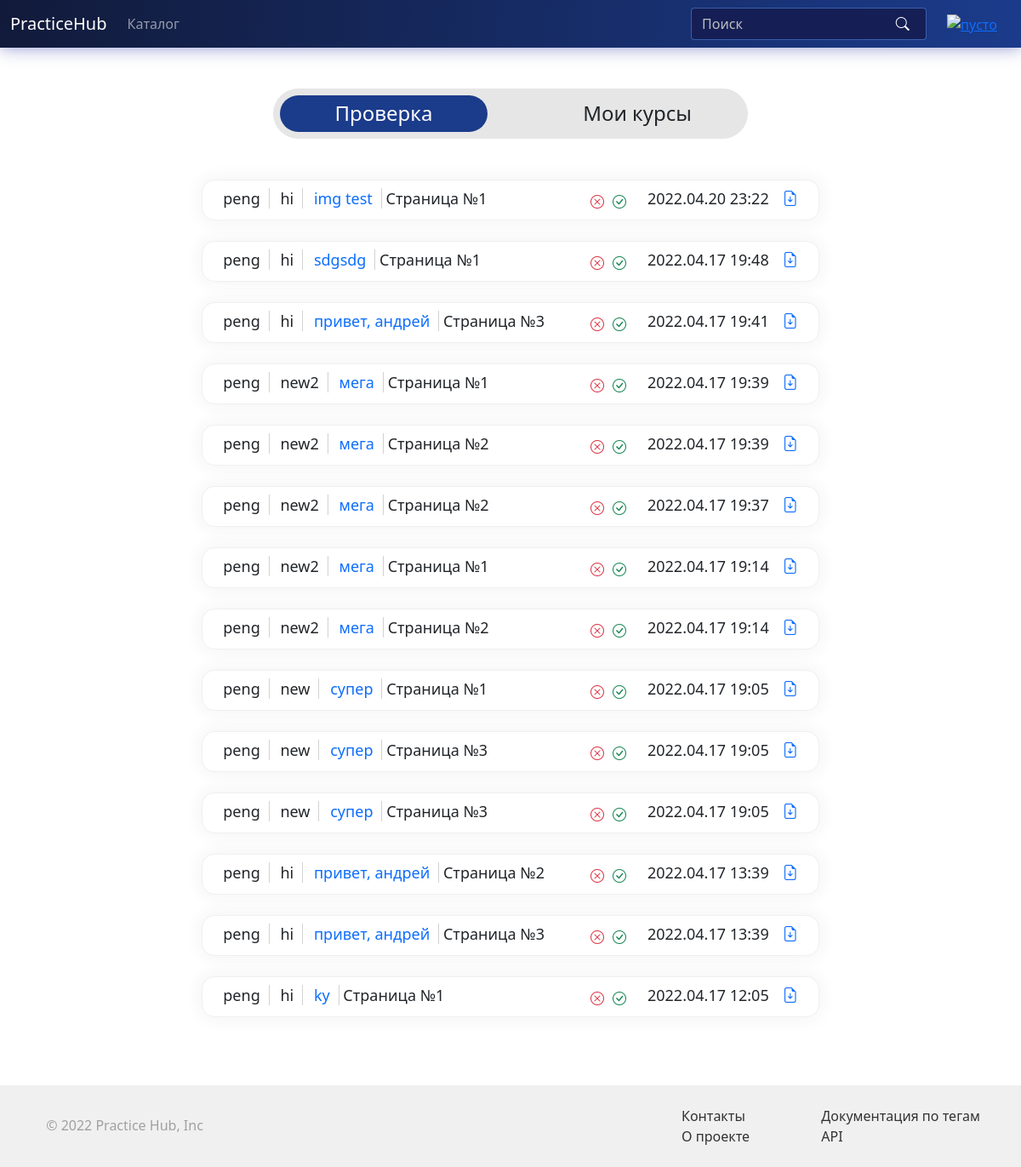
Before: /teaching (signed in) with the older database file.
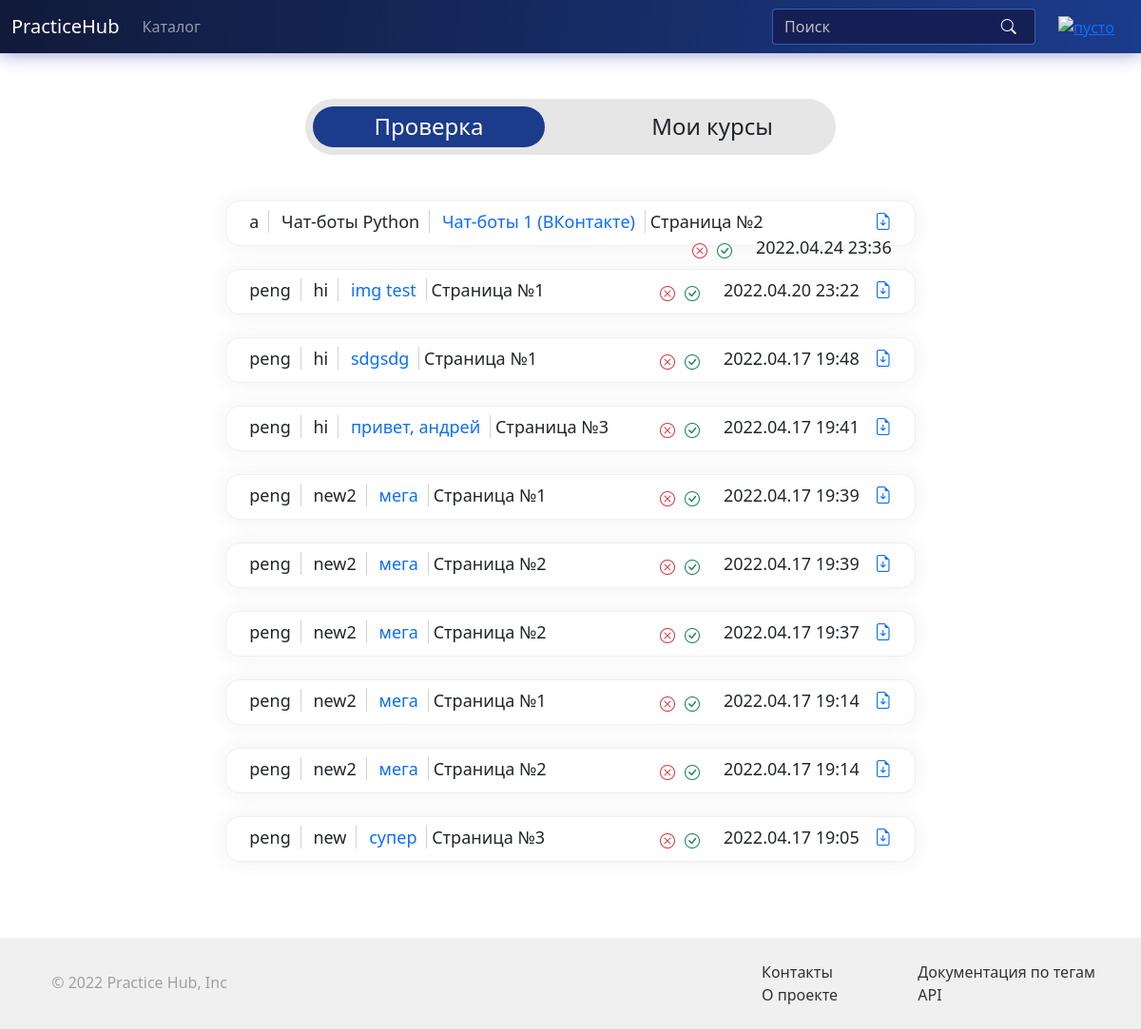
After: the same page with the newer database file.
### models.py (models this page shows, shortened)
class TaskCheck(db.Model):
    id = db.Column(db.Integer, primary_key=True)
    page_id = db.Column(db.Integer, db.ForeignKey("page.id"))
    page_index = db.Column(db.Integer)
    user_id = db.Column(db.Integer, db.ForeignKey("user.id"))
    file = db.Column(db.String(64))
    date = db.Column(db.DateTime, nullable=False, default=datetime.datetime.now())
    status = db.Column(db.Integer)

class User(UserMixin, db.Model):
    id = db.Column(db.Integer, primary_key=True)
    username = db.Column(db.String(64), index=True, unique=True)
    email = db.Column(db.String(120), index=True, unique=True)
    password_hash = db.Column(db.String(128))
    created_courses = db.relationship('Course', backref='author', lazy='dynamic')
    created_posts = db.relationship('Post', backref='author', lazy='dynamic')
    img_path = db.Column(db.String(64))
    img_uuid = db.Column(db.String(64), index=True)
    task_check = db.relationship("TaskCheck", backref="user")

class Course(db.Model):
    id = db.Column(db.Integer, primary_key=True)
    name = db.Column(db.String(64), index=True, unique=True)
    author_id = db.Column(db.Integer, db.ForeignKey('user.id'))
    lessons = db.relationship('Lesson', backref='course', lazy='select',
                              cascade="all, delete-orphan")
    desc = db.Column(db.Text, nullable=False)
    short_desc = db.Column(db.Text, nullable=False)
    img_path = db.Column(db.String(64))
    img_uuid = db.Column(db.String(64), index=True)
    is_published = db.Column(db.Boolean, default=False)
    users = db.relationship('User', secondary=MyCourses.__table__, backref='course')
    likes = column_property(select(func.count(MyCourses.liked)).where(MyCourses.course_id == id).scalar_subquery())

class Lesson(db.Model):
    id = db.Column(db.Integer, primary_key=True)
    name = db.Column(db.String(64))
    course_id = db.Column(db.Integer, db.ForeignKey('course.id'))
    pages = db.relationship('Page', backref='lesson', lazy='select', cascade="all, delete-orphan")
    files = db.relationship('LessonFile', backref='lesson', lazy='dynamic',
                            cascade="all, delete-orphan")

### routes.py (the view, shortened to what this page needs)
@app.route('/teaching', methods=['GET', 'POST'])
@login_required
def teaching():
    courses = Course.query.filter_by(author_id=current_user.id).all()
    checks = []
    task_checks = TaskCheck.query.filter(TaskCheck.status.is_(None)).order_by(TaskCheck.date.desc()).all()
    for task in task_checks:
        if task.page.lesson.course.author_id == current_user.id:
            checks.append(task)
    return render_template('teaching.html', courses=courses, checks=checks)

### models.py (called while the page is built)
@login.user_loader
def load_user(id):
    return User.query.get(int(id))

### templates/teaching.html (shortened to what this page needs)
{% extends 'base.html' %}
{% from 'includes/course_thumbnail.html' import course_thumbnail with context %}
{% block content %}
<div class="w-50 px-0 m-auto">
  <div class="mx-auto rounded-pill justify-content-between d-flex align-items-center p-2 teaching md-fullsize" style="background-color: rgb(230, 230, 230); height: 80%;">
    <button class="rounded-pill px-1 btn no-focus toggler-active" id="check" style="width: 45%; font-weight: 500;">
      <span class="h4">Проверка</span>
      </button>
    <button class="rounded-pill px-1 btn no-focus toggler-inactive" id="courses" style="width: 45%; font-weight: 500;">
      <span class="h4">Мои курсы</span>
    </button>
  </div>
</div>
<div class="mx-auto" style="width: 65%">
  <div id="check-div">
    <form action="" method="post">
    {% for c in checks %}
        <div class="mx-auto w-100 task_check_item py-2 px-4">
          <span style="padding-right: 10px; margin-right: 0.5rem; border-right: solid 1px rgb(210, 210, 210)">{{ c.user.username }}</span>
          <span style="padding-right: 10px; margin-right: 0.5rem; border-right: solid 1px rgb(210, 210, 210)">{{ c.page.lesson.course.name }}</span>
          <a href="{{ url_for('lesson', course_id=c.page.lesson.course.id, lesson_id=c.page.lesson.id) }}"  style="padding-right: 10px; text-decoration: none; border-right: solid 1px rgb(210, 210, 210)">{{ c.page.lesson.name }}</a>
          <span style="padding-right: 10px; margin-right: 0.5rem;">Страница №{{ c.page_index + 1}}</span>
          <a href="{{ url_for('get_file', path=c.file) }}" download="homework"><i class="bi bi-file-earmark-arrow-down float-end" style="margin-left: 1rem"></i></a>
          <span class="float-end">{{ c.date.strftime('%Y.%m.%d %H:%M') }}</span>
          <button class="btn py-1 px-0 float-end me-4 btn_yes" type="submit" id="y{{ loop.index0 }}"><i class="bi bi-check-circle text-success"></i></button>
          <button class="btn py-1 px-0 float-end me-2 btn_no" type="submit" id="n{{ loop.index0 }}"><i class="bi bi-x-circle text-danger"></i></button>
        </div>
    {% endfor %}
    </form>
  </div>
  </div>
{% endblock content %}

Changed rows visible on the page:
no longer on this page (row edited): TaskCheck: user.username "peng", page.lesson.course.name "new", page.lesson.name "супер", c.page_index+1 "1", date "2022.04.17 19:05"
no longer on this page (row edited): TaskCheck: user.username "peng", page.lesson.course.name "new", page.lesson.name "супер", c.page_index+1 "3", date "2022.04.17 19:05"
no longer on this page (row edited): TaskCheck: user.username "peng", page.lesson.course.name "hi", page.lesson.name "привет, андрей", c.page_index+1 "2", date "2022.04.17 13:39"
no longer on this page (row edited): TaskCheck: user.username "peng", page.lesson.course.name "hi", page.lesson.name "привет, андрей", c.page_index+1 "3", date "2022.04.17 13:39"
no longer on this page (row edited): TaskCheck: user.username "peng", page.lesson.course.name "hi", page.lesson.name "ky", c.page_index+1 "1", date "2022.04.17 12:05"
added TaskCheck: user.username "a", page.lesson.course.name "Чат-боты Python", page.lesson.name "Чат-боты 1 (ВКонтакте)", c.page_index+1 "2", date "2022.04.24 23:36"
